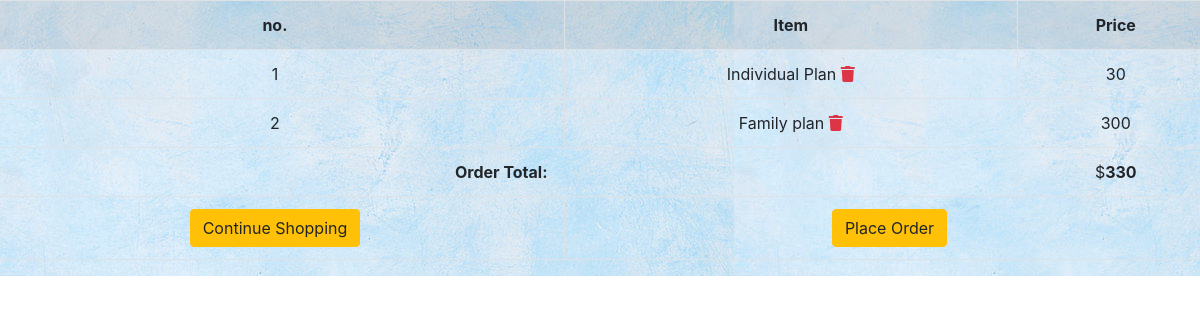
Page /order_summary/ (signed in) on the committed database.
### myapp/models.py (models this page shows, shortened)
class OrderItem(models.Model):
    product = models.OneToOneField(Product, on_delete=models.SET_NULL, null=True)
    is_ordered = models.BooleanField(default=False)
    date_added = models.DateTimeField(auto_now=True)
    date_ordered = models.DateTimeField(null=True)

class Product(models.Model):
    name = models.CharField(max_length=120)
    product_img = models.ImageField(upload_to='pics')
    little_description = models.CharField(max_length=600)
    price = models.IntegerField()

class Order(models.Model):
    ref_code = models.CharField(max_length=15)
    owner = models.ForeignKey(Profile, on_delete=models.SET_NULL, null=True)
    is_ordered = models.BooleanField(default=False)
    items = models.ManyToManyField(OrderItem)
    date_ordered = models.DateTimeField(auto_now=True)
    def get_cart_items(self):
        return self.items.all()
    def get_cart_total(self):
        return sum([item.product.price for item in self.items.all()])

### myapp/views.py (the view)
# urls.py: path('order_summary/',user_views.order_details,name='order_summary'),
@login_required()
def order_details(request, **kwargs):
    existing_order = get_user_pending_order(request)
    context = {
        'order': existing_order
    }
    return render(request, 'myapp/order_summary.html', context)

### myapp/views.py (called while the page is built)
def get_user_pending_order(request):
    user_profile = get_object_or_404(Profile, user=request.user)
    order = Order.objects.filter(owner=user_profile, is_ordered=False)
    if order.exists():
        return order[0]
    return 0

### template/myapp/order_summary.html (shortened to what this page needs)
<!DOCTYPE html>
{%load static%}
<head>
  <link href="https://stackpath.bootstrapcdn.com/bootstrap/4.1.1/css/bootstrap.min.css" rel="stylesheet">
  <link rel="stylesheet" href="https://use.fontawesome.com/releases/v5.0.13/css/all.css">
</head>
<body id="page-top" style="background-img: url({% static '../static/assets/img/menupage.jpg' %});">
<header  style="background-image: url({% static '../static/assets/img/lightblue.jpg' %}); " >
{% block content %}
 <section>
   <div class="row">
    <table class="table table-hover table-bordered text-center">
      <tr class="text-center">
        <th>no.</th>
        <th>Item</th>
        <th>Price</th>
      </tr>
      {% for item in order.get_cart_items %}
        <tr>
          <td>{{ forloop.counter }}</td>
          <td>
            {{ item.product.name }}
            <span class="pull-right">
              <a href="{% url 'delete_item' item.id %}" data-balloon="remove this item from cart" class="text-danger" onclick="return confirm_delete();">
                <i class="fas fa-trash"></i>
              </a>
            </span>
          </td>
          <td>{{ item.product.price }}</td>
        </tr>
      {% empty %}
        <tr>
          <td colspan= 3> You have not added any items yet.</td>
        </tr>
      {% endfor %}
      <tr>
        {% if order.get_cart_total != None %}
        <td colspan=2>
          <strong class="pull-right">Order Total:</strong>
        </td>
        <td colspan= 1>
          $<strong>{{ order.get_cart_total }}</strong>
        </td>
        {% endif %}
      </tr>
      <tr>
        <td colspan=1 >
          <a href="{% url 'product-list' %}" class="btn btn-warning pull-left">
            {% if order %}Continue Shopping{% else %}Add Items to Cart {% endif %}
          </a>
        </td>
        <td colspan=2>
          {% if order.get_cart_items %}
          <a href="{% url 'checkout' %}" class="btn btn-warning pull-left">Place Order
          {% endif %}
        </td>
      </tr>
    </table>
   </div>
 </section>
{% endblock %}
</body>
</html>

### rows in the picture
OrderItem: product.name "Individual Plan", product.price "30"
OrderItem: product.name "Family plan", product.price "300"
Order: get_cart_total "330"
